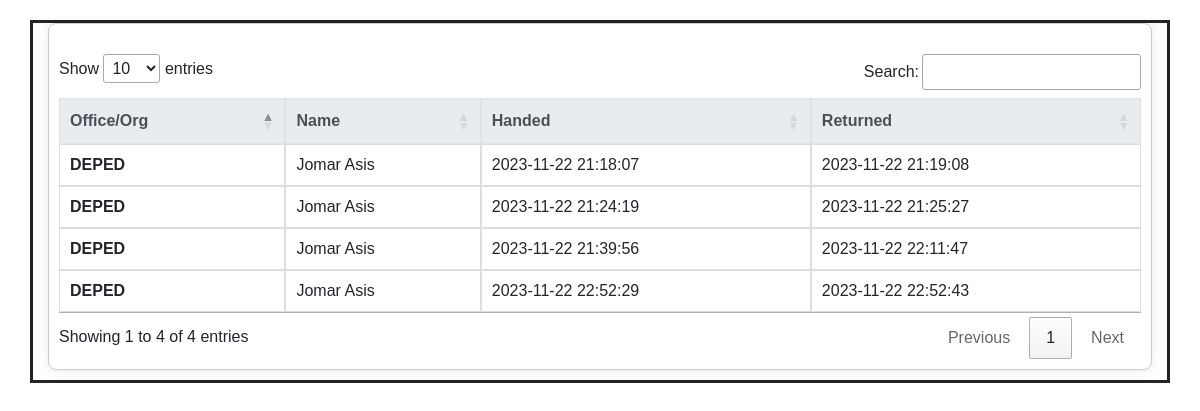
The page /mstpo/logs.php?equipmentId=1 on the database its author committed.
### tables this page shows
CREATE TABLE `equipment_logs` (
  `id` int(11) NOT NULL,
  `user_id` int(11) NOT NULL,
  `request_id` int(11) NOT NULL,
  `equipment_id` int(11) NOT NULL,
  `qty` int(11) NOT NULL,
  `handed` datetime NOT NULL,
  `returned` datetime DEFAULT NULL,
  `number_missing` int(11) NOT NULL,
  `bad_condition` int(11) NOT NULL
);

CREATE TABLE `client` (
  `id` int(11) NOT NULL,
  `office_org` varchar(100) NOT NULL,
  `fname` varchar(50) NOT NULL,
  `lname` varchar(11) NOT NULL,
  `mname` varchar(11) NOT NULL,
  `email` varchar(50) NOT NULL,
  `password` varchar(11) NOT NULL,
  `contact_number` varchar(11) NOT NULL,
  `account_stat` varchar(11) NOT NULL
);

### mstpo/logs.php (the view, shortened to what this page needs)
<!DOCTYPE html>
<html lang="en">
<head>
    <link href="https://stackpath.bootstrapcdn.com/bootstrap/4.5.2/css/bootstrap.min.css" rel="stylesheet">
    <link rel="stylesheet" type="text/css" href="https://cdn.datatables.net/1.10.25/css/jquery.dataTables.css">
</head>
<body>
    <div class="container">
        <?php
        include('../dbConnect.php');
        if (isset($_GET['equipmentId'])) {
            $equipmentId = $_GET['equipmentId'];
            $sql = "SELECT * FROM equipment_logs WHERE equipment_id = $equipmentId";
            $result = $conn->query($sql);
            if ($result === false) {
                echo "Error: " . $conn->error;
            } else {
                echo '<div class="log-entry">';
                echo '<table class="table" id="logTable">';
                echo '<thead class="thead-light">';
                echo '<tr>';
                echo '<th class="sortable">Office/Org</th>';
                echo '<th class="sortable">Name</th>';
                echo '<th class="sortable">Handed</th>';
                echo '<th class="sortable">Returned</th>';
                echo '</tr>';
                echo '</thead>';
                echo '<tbody>';
                if ($result->num_rows > 0) {
                    while ($row = $result->fetch_assoc()) {
                        $handed = $row["handed"];
                        $returned = $row["returned"];
                        $reservedBy = $row["user_id"];
                        $sqlClient = "SELECT * FROM client WHERE id = ?";
                        $stmtClient = $conn->prepare($sqlClient);
                        if ($stmtClient) {
                            $stmtClient->bind_param("i", $reservedBy);
                            $stmtClient->execute();
                            $resultClient = $stmtClient->get_result();
                            if ($resultClient->num_rows > 0) {
                                while ($rowClient = $resultClient->fetch_assoc()) {
                                    $fname = $rowClient['fname'];
                                    $lname = $rowClient['lname'];
                                    $office_org = $rowClient['office_org'];
                                }
                            }
                        }
                        echo '<tr>';
                        echo '<td>' . $office_org . '</td>';
                        echo '<td>' . $fname . ' ' . $lname . '</td>';
                        echo '<td>' . $handed . '</td>';
                        echo '<td>' . ($returned ? $returned : 'Pending') . '</td>';
                        echo '</tr>';
                    }
                } else {
                    echo "<tr><td colspan='4'>No records found in the equipment_logs table.</td></tr>";
                }
                echo '</tbody>';
                echo '</table>';
                echo '</div>';
            }
        }
        ?>
    </div>
</body>
</html>

### mstpo/logs.php (style rules this page uses)
body { font-family: 'Arial', sans-serif; margin: 20px; }
.container { border: solid; }
.log-entry { border: 1px solid #ccc; padding: 10px; margin-bottom: 10px; background-color: #fff; border-radius: 8px; box-shadow: 0 0 10px rgba(0, 0, 0, 0.1); }
.log-entry table { width: 100%; }
.log-entry th, .log-entry td { border: 1px solid #ddd; }
.log-entry th { background-color: #f2f2f2; text-align: center; cursor: pointer; }
.log-entry td:first-child { font-weight: bold; }

### rows shown on the page
equipment_logs: client.office_org "DEPED", client.fname "Jomar", client.lname "Asis", handed "2023-11-22 21:18:07", returned "2023-11-22 21:19:08"
equipment_logs: client.office_org "DEPED", client.fname "Jomar", client.lname "Asis", handed "2023-11-22 21:24:19", returned "2023-11-22 21:25:27"
equipment_logs: client.office_org "DEPED", client.fname "Jomar", client.lname "Asis", handed "2023-11-22 21:39:56", returned "2023-11-22 22:11:47"
equipment_logs: client.office_org "DEPED", client.fname "Jomar", client.lname "Asis", handed "2023-11-22 22:52:29", returned "2023-11-22 22:52:43"
